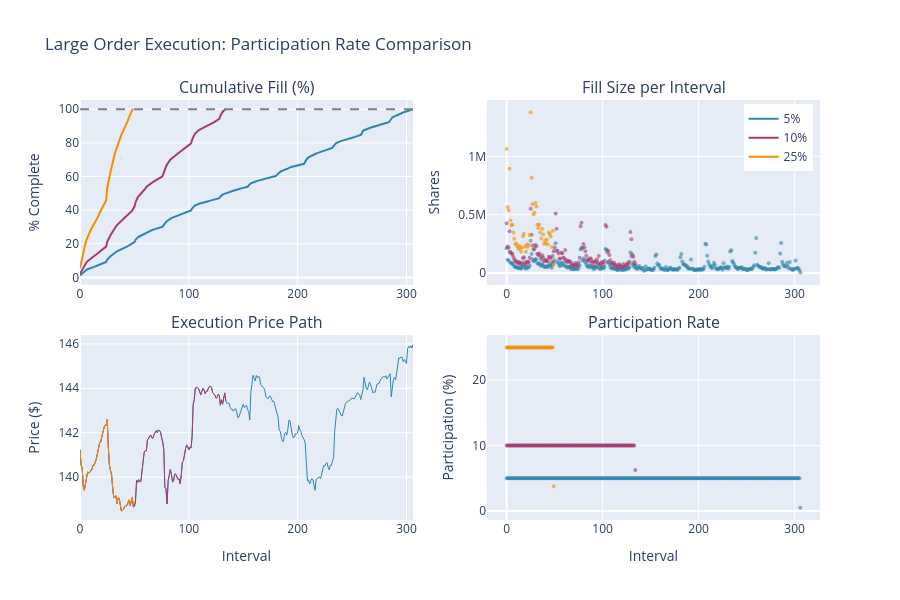

The cell this chart's notebook holds for it:
### Code cell
# Finalize execution diagnostics panel
fig.add_hline(y=100, line_dash="dash", line_color="gray", row=1, col=1)

fig.update_xaxes(title_text="Interval", row=2, col=1)
fig.update_xaxes(title_text="Interval", row=2, col=2)
fig.update_yaxes(title_text="% Complete", row=1, col=1)
fig.update_yaxes(title_text="Shares", row=1, col=2)
fig.update_yaxes(title_text="Price ($)", row=2, col=1)
fig.update_yaxes(title_text="Participation (%)", row=2, col=2)

fig.update_layout(
    title="Large Order Execution: Participation Rate Comparison",
    height=600,
    legend=dict(yanchor="top", y=0.99, xanchor="right", x=0.99),
)
fig.show()

### Figure 1 — Plotly figure (JSON) as saved in the notebook; plotly's stock layout.template omitted (floating-point values rounded to 4 significant figures; data arrays with more than 128 entries replaced by an {"elided": "..."} marker saying what was removed)
{"data": [{"line": {"color": "#2E86AB", "width": 2}, "mode": "lines", "name": "5%", "showlegend": true, "type": "scatter", "x": {"elided": "307 int values"}, "xaxis": "x", "y": {"elided": "307 float values"}, "yaxis": "y"}, {"marker": {"color": "#2E86AB", "opacity": 0.6, "size": 4}, "mode": "markers", "name": "5%", "showlegend": false, "type": "scatter", "x": {"elided": "307 int values"}, "xaxis": "x2", "y": {"elided": "307 float values"}, "yaxis": "y2"}, {"line": {"color": "#2E86AB", "width": 1}, "mode": "lines", "name": "5%", "showlegend": false, "type": "scatter", "x": {"elided": "307 int values"}, "xaxis": "x3", "y": {"elided": "307 float values"}, "yaxis": "y3"}, {"marker": {"color": "#2E86AB", "opacity": 0.6, "size": 4}, "mode": "markers", "name": "5%", "showlegend": false, "type": "scatter", "x": {"elided": "307 int values"}, "xaxis": "x4", "y": {"elided": "307 float values"}, "yaxis": "y4"}, {"line": {"color": "#A23B72", "width": 2}, "mode": "lines", "name": "10%", "showlegend": true, "type": "scatter", "x": {"elided": "135 int values"}, "xaxis": "x", "y": {"elided": "135 float values"}, "yaxis": "y"}, {"marker": {"color": "#A23B72", "opacity": 0.6, "size": 4}, "mode": "markers", "name": "10%", "showlegend": false, "type": "scatter", "x": {"elided": "135 int values"}, "xaxis": "x2", "y": {"elided": "135 float values"}, "yaxis": "y2"}, {"line": {"color": "#A23B72", "width": 1}, "mode": "lines", "name": "10%", "showlegend": false, "type": "scatter", "x": {"elided": "135 int values"}, "xaxis": "x3", "y": {"elided": "135 float values"}, "yaxis": "y3"}, {"marker": {"color": "#A23B72", "opacity": 0.6, "size": 4}, "mode": "markers", "name": "10%", "showlegend": false, "type": "scatter", "x": {"elided": "135 int values"}, "xaxis": "x4", "y": {"elided": "135 float values"}, "yaxis": "y4"}, {"line": {"color": "#F18F01", "width": 2}, "mode": "lines", "name": "25%", "showlegend": true, "type": "scatter", "x": [0, 1, 2, 3, 4, 5, 6, 7, 8, 9, 10, 11, 12, 13, 14, 15, 16, 17, 18, 19, 20, 21, 22, 23, 24, 25, 26, 27, 28, 29, 30, 31, 32, 33, 34, 35, 36, 37, 38, 39, 40, 41, 42, 43, 44, 45, 46, 47, 48, 49], "xaxis": "x", "y": [5.5, 8.429, 11.21, 15.83, 18.15, 20.27, 22.41, 24.2, 25.72, 27.01, 28.31, 29.5, 30.56, 31.76, 32.85, 33.8, 34.93, 36.56, 38.29, 39.46, 40.4, 41.66, 42.81, 44.06, 45.74, 52.86, 57.09, 60.14, 62.73, 65.41, 68.52, 71.47, 73.6, 75.59, 77.73, 79.52, 81.04, 83.0, 84.71, 86.0, 87.45, 88.75, 90.22, 91.48, 93.26, 95.0, 96.62, 97.76, 99.64, 100.0], "yaxis": "y"}, {"marker": {"color": "#F18F01", "opacity": 0.6, "size": 4}, "mode": "markers", "name": "25%", "showlegend": false, "type": "scatter", "x": [0, 1, 2, 3, 4, 5, 6, 7, 8, 9, 10, 11, 12, 13, 14, 15, 16, 17, 18, 19, 20, 21, 22, 23, 24, 25, 26, 27, 28, 29, 30, 31, 32, 33, 34, 35, 36, 37, 38, 39, 40, 41, 42, 43, 44, 45, 46, 47, 48, 49], "xaxis": "x2", "y": [1065000.0, 567000.0, 539100.0, 893900.0, 449600.0, 410500.0, 413700.0, 347400.0, 293400.0, 249500.0, 252600.0, 230100.0, 204500.0, 233800.0, 211100.0, 182400.0, 219300.0, 315000.0, 335800.0, 226800.0, 182300.0, 244000.0, 222400.0, 240600.0, 325500.0, 1380000.0, 818300.0, 589600.0, 502600.0, 519200.0, 601300.0, 571400.0, 412800.0, 384500.0, 414800.0, 346600.0, 294800.0, 379600.0, 330100.0, 250900.0, 279100.0, 252600.0, 284500.0, 243200.0, 346400.0, 335200.0, 313700.0, 222000.0, 362800.0, 70340.0], "yaxis": "y2"}, {"line": {"color": "#F18F01", "width": 1}, "mode": "lines", "name": "25%", "showlegend": false, "type": "scatter", "x": [0, 1, 2, 3, 4, 5, 6, 7, 8, 9, 10, 11, 12, 13, 14, 15, 16, 17, 18, 19, 20, 21, 22, 23, 24, 25, 26, 27, 28, 29, 30, 31, 32, 33, 34, 35, 36, 37, 38, 39, 40, 41, 42, 43, 44, 45, 46, 47, 48, 49], "xaxis": "x3", "y": [141.2, 140.5, 140.4, 139.6, 139.4, 139.6, 140.0, 140.2, 140.2, 140.2, 140.3, 140.4, 140.5, 140.5, 140.7, 140.8, 141.1, 141.4, 141.5, 141.6, 141.8, 142.0, 142.2, 142.3, 142.3, 142.6, 141.4, 140.5, 140.3, 140.1, 139.5, 139.1, 139.1, 139.2, 138.8, 139.0, 139.0, 138.6, 138.5, 138.5, 138.5, 138.7, 138.7, 138.7, 138.8, 139.0, 138.7, 139.0, 139.1, 138.7], "yaxis": "y3"}, {"marker": {"color": "#F18F01", "opacity": 0.6, "size": 4}, "mode": "markers", "name": "25%", "showlegend": false, "type": "scatter", "x": [0, 1, 2, 3, 4, 5, 6, 7, 8, 9, 10, 11, 12, 13, 14, 15, 16, 17, 18, 19, 20, 21, 22, 23, 24, 25, 26, 27, 28, 29, 30, 31, 32, 33, 34, 35, 36, 37, 38, 39, 40, 41, 42, 43, 44, 45, 46, 47, 48, 49], "xaxis": "x4", "y": [25.0, 25.0, 25.0, 25.0, 25.0, 25.0, 25.0, 25.0, 25.0, 25.0, 25.0, 25.0, 25.0, 25.0, 25.0, 25.0, 25.0, 25.0, 25.0, 25.0, 25.0, 25.0, 25.0, 25.0, 25.0, 25.0, 25.0, 25.0, 25.0, 25.0, 25.0, 25.0, 25.0, 25.0, 25.0, 25.0, 25.0, 25.0, 25.0, 25.0, 25.0, 25.0, 25.0, 25.0, 25.0, 25.0, 25.0, 25.0, 25.0, 3.769], "yaxis": "y4"}], "layout": {"annotations": [{"font": {"size": 16}, "showarrow": false, "text": "Cumulative Fill (%)", "x": 0.225, "xanchor": "center", "xref": "paper", "y": 1.0, "yanchor": "bottom", "yref": "paper"}, {"font": {"size": 16}, "showarrow": false, "text": "Fill Size per Interval", "x": 0.775, "xanchor": "center", "xref": "paper", "y": 1.0, "yanchor": "bottom", "yref": "paper"}, {"font": {"size": 16}, "showarrow": false, "text": "Execution Price Path", "x": 0.225, "xanchor": "center", "xref": "paper", "y": 0.44, "yanchor": "bottom", "yref": "paper"}, {"font": {"size": 16}, "showarrow": false, "text": "Participation Rate", "x": 0.775, "xanchor": "center", "xref": "paper", "y": 0.44, "yanchor": "bottom", "yref": "paper"}], "height": 600, "legend": {"x": 0.99, "xanchor": "right", "y": 0.99, "yanchor": "top"}, "shapes": [{"line": {"color": "gray", "dash": "dash"}, "type": "line", "x0": 0, "x1": 1, "xref": "x domain", "y0": 100, "y1": 100, "yref": "y"}], "title": {"text": "Large Order Execution: Participation Rate Comparison"}, "xaxis": {"anchor": "y", "domain": [0.0, 0.45]}, "xaxis2": {"anchor": "y2", "domain": [0.55, 1.0]}, "xaxis3": {"anchor": "y3", "domain": [0.0, 0.45], "title": {"text": "Interval"}}, "xaxis4": {"anchor": "y4", "domain": [0.55, 1.0], "title": {"text": "Interval"}}, "yaxis": {"anchor": "x", "domain": [0.56, 1.0], "title": {"text": "% Complete"}}, "yaxis2": {"anchor": "x2", "domain": [0.56, 1.0], "title": {"text": "Shares"}}, "yaxis3": {"anchor": "x3", "domain": [0.0, 0.44], "title": {"text": "Price ($)"}}, "yaxis4": {"anchor": "x4", "domain": [0.0, 0.44], "title": {"text": "Participation (%)"}}}}
